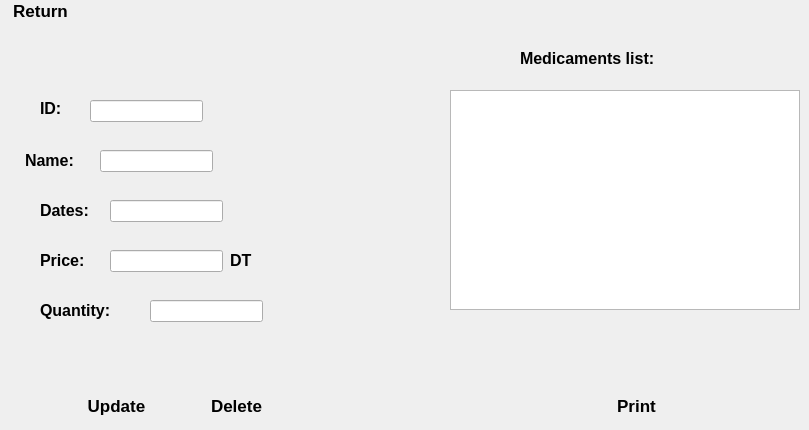
   <widget class="QWidget" name="page_3">
    <widget class="QTableView" name="tableViewmedicaments">
     <property name="geometry">
      <rect>
       <x>450</x>
       <y>90</y>
       <width>350</width>
       <height>220</height>
      </rect>
     </property>
     <property name="styleSheet">
      <string notr="true">background-image: url(:/img/administration/white.jpg);</string>
     </property>
    </widget>
    <widget class="QLabel" name="label_8">
     <property name="geometry">
      <rect>
       <x>520</x>
       <y>50</y>
       <width>181</width>
       <height>16</height>
      </rect>
     </property>
     <property name="font">
      <font>
       <pointsize>12</pointsize>
       <weight>75</weight>
       <bold>true</bold>
      </font>
     </property>
     <property name="text">
      <string>Medicaments list:</string>
     </property>
    </widget>
    <widget class="QPushButton" name="pushButtonupdatep3">
     <property name="geometry">
      <rect>
       <x>70</x>
       <y>390</y>
       <width>93</width>
       <height>31</height>
      </rect>
     </property>
     <property name="font">
      <font>
       <pointsize>13</pointsize>
       <weight>75</weight>
       <bold>true</bold>
      </font>
     </property>
     <property name="styleSheet">
      <string notr="true">QPushButton{

     background: qlineargradient(x1: 0, y1: 0, x2: 0, y2: 1,
                                 stop: 0 #f7f7f7, stop: 0.4 #f0f0f0,
                                 stop: 0.5 #e8e8e8, stop: 1.0 #dcdcdc);
border-radius:5px;
border-radius:5px;

}



QPushButton:hover{
background:   qlineargradient(x1: 0, y1: 0, x2: 0, y2: 1,
                                 stop: 0 #1b83fe, stop: 0.4 #4399fe,
                                 stop: 0.5 #5da7fe, stop: 1.0 #77b5fe);
color:white;
}</string>
     </property>
     <property name="text">
      <string>Update</string>
     </property>
    </widget>
    <widget class="QPushButton" name="pushButtondeletep3">
     <property name="geometry">
      <rect>
       <x>190</x>
       <y>390</y>
       <width>93</width>
       <height>31</height>
      </rect>
     </property>
     <property name="font">
      <font>
       <pointsize>13</pointsize>
       <weight>75</weight>
       <bold>true</bold>
      </font>
     </property>
     <property name="styleSheet">
      <string notr="true">QPushButton{

     background: qlineargradient(x1: 0, y1: 0, x2: 0, y2: 1,
                                 stop: 0 #f7f7f7, stop: 0.4 #f0f0f0,
                                 stop: 0.5 #e8e8e8, stop: 1.0 #dcdcdc);
border-radius:5px;
border-radius:5px;

}



QPushButton:hover{
background:   qlineargradient(x1: 0, y1: 0, x2: 0, y2: 1,
                                 stop: 0 #1b83fe, stop: 0.4 #4399fe,
                                 stop: 0.5 #5da7fe, stop: 1.0 #77b5fe);
color:white;
}</string>
     </property>
     <property name="text">
      <string>Delete</string>
     </property>
    </widget>
    <widget class="QPushButton" name="pushButtonprint">
     <property name="geometry">
      <rect>
       <x>590</x>
       <y>390</y>
       <width>93</width>
       <height>31</height>
      </rect>
     </property>
     <property name="font">
      <font>
       <pointsize>13</pointsize>
       <weight>75</weight>
       <bold>true</bold>
      </font>
     </property>
     <property name="styleSheet">
      <string notr="true">QPushButton{

     background: qlineargradient(x1: 0, y1: 0, x2: 0, y2: 1,
                                 stop: 0 #f7f7f7, stop: 0.4 #f0f0f0,
                                 stop: 0.5 #e8e8e8, stop: 1.0 #dcdcdc);
border-radius:5px;
border-radius:5px;

}



QPushButton:hover{
background:   qlineargradient(x1: 0, y1: 0, x2: 0, y2: 1,
                                 stop: 0 #1b83fe, stop: 0.4 #4399fe,
                                 stop: 0.5 #5da7fe, stop: 1.0 #77b5fe);
color:white;
}</string>
     </property>
     <property name="text">
      <string>Print</string>
     </property>
    </widget>
    <widget class="QPushButton" name="pushbutton_return">
     <property name="geometry">
      <rect>
       <x>0</x>
       <y>0</y>
       <width>81</width>
       <height>21</height>
      </rect>
     </property>
     <property name="font">
      <font>
       <pointsize>13</pointsize>
       <weight>75</weight>
       <bold>true</bold>
      </font>
     </property>
     <property name="styleSheet">
      <string notr="true">QPushButton{

     background: qlineargradient(x1: 0, y1: 0, x2: 0, y2: 1,
                                 stop: 0 #f7f7f7, stop: 0.4 #f0f0f0,
                                 stop: 0.5 #e8e8e8, stop: 1.0 #dcdcdc);
border-radius:5px;
border-radius:5px;

}



QPushButton:hover{
background:   qlineargradient(x1: 0, y1: 0, x2: 0, y2: 1,
                                 stop: 0 #1b83fe, stop: 0.4 #4399fe,
                                 stop: 0.5 #5da7fe, stop: 1.0 #77b5fe);
color:white;
}</string>
     </property>
     <property name="text">
      <string>Return</string>
     </property>
    </widget>
    <widget class="QLabel" name="label_11">
     <property name="geometry">
      <rect>
       <x>25</x>
       <y>150</y>
       <width>71</width>
       <height>21</height>
      </rect>
     </property>
     <property name="font">
      <font>
       <pointsize>12</pointsize>
       <weight>75</weight>
       <bold>true</bold>
      </font>
     </property>
     <property name="text">
      <string>Name:</string>
     </property>
    </widget>
    <widget class="QLabel" name="label_4">
     <property name="geometry">
      <rect>
       <x>40</x>
       <y>100</y>
       <width>41</width>
       <height>16</height>
      </rect>
     </property>
     <property name="font">
      <font>
       <pointsize>12</pointsize>
       <weight>75</weight>
       <bold>true</bold>
      </font>
     </property>
     <property name="text">
      <string>ID:</string>
     </property>
    </widget>
    <widget class="QLineEdit" name="lineEditquantity_2">
     <property name="geometry">
      <rect>
       <x>150</x>
       <y>300</y>
       <width>113</width>
       <height>22</height>
      </rect>
     </property>
     <property name="maxLength">
      <number>5</number>
     </property>
    </widget>
    <widget class="QLineEdit" name="lineEdit_name_2">
     <property name="geometry">
      <rect>
       <x>100</x>
       <y>150</y>
       <width>113</width>
       <height>22</height>
      </rect>
     </property>
     <property name="maxLength">
      <number>15</number>
     </property>
    </widget>
    <widget class="QLabel" name="label_6">
     <property name="geometry">
      <rect>
       <x>40</x>
       <y>200</y>
       <width>71</width>
       <height>21</height>
      </rect>
     </property>
     <property name="font">
      <font>
       <pointsize>12</pointsize>
       <weight>75</weight>
       <bold>true</bold>
      </font>
     </property>
     <property name="text">
      <string>Dates:</string>
     </property>
    </widget>
    <widget class="QLabel" name="label_7">
     <property name="geometry">
      <rect>
       <x>40</x>
       <y>250</y>
       <width>56</width>
       <height>21</height>
      </rect>
     </property>
     <property name="font">
      <font>
       <pointsize>12</pointsize>
       <weight>75</weight>
       <bold>true</bold>
      </font>
     </property>
     <property name="text">
      <string>Price:</string>
     </property>
    </widget>
    <widget class="QLineEdit" name="lineEdit_id_2">
     <property name="geometry">
      <rect>
       <x>90</x>
       <y>100</y>
       <width>113</width>
       <height>22</height>
      </rect>
     </property>
     <property name="maxLength">
      <number>8</number>
     </property>
    </widget>
    <widget class="QLabel" name="label_10">
     <property name="geometry">
      <rect>
       <x>40</x>
       <y>300</y>
       <width>101</width>
       <height>21</height>
      </rect>
     </property>
     <property name="font">
      <font>
       <pointsize>12</pointsize>
       <weight>75</weight>
       <bold>true</bold>
      </font>
     </property>
     <property name="text">
      <string>Quantity:</string>
     </property>
    </widget>
    <widget class="QLineEdit" name="lineEditprice_2">
     <property name="geometry">
      <rect>
       <x>110</x>
       <y>250</y>
       <width>113</width>
       <height>22</height>
      </rect>
     </property>
     <property name="maxLength">
      <number>8</number>
     </property>
    </widget>
    <widget class="QLabel" name="label_12">
     <property name="geometry">
      <rect>
       <x>230</x>
       <y>250</y>
       <width>56</width>
       <height>21</height>
      </rect>
     </property>
     <property name="font">
      <font>
       <pointsize>12</pointsize>
       <weight>75</weight>
       <bold>true</bold>
      </font>
     </property>
     <property name="text">
      <string>DT</string>
     </property>
    </widget>
    <widget class="QLineEdit" name="lineEditdatesp2_2">
     <property name="geometry">
      <rect>
       <x>110</x>
       <y>200</y>
       <width>113</width>
       <height>22</height>
      </rect>
     </property>
     <property name="maxLength">
      <number>10</number>
     </property>
    </widget>
   </widget>
